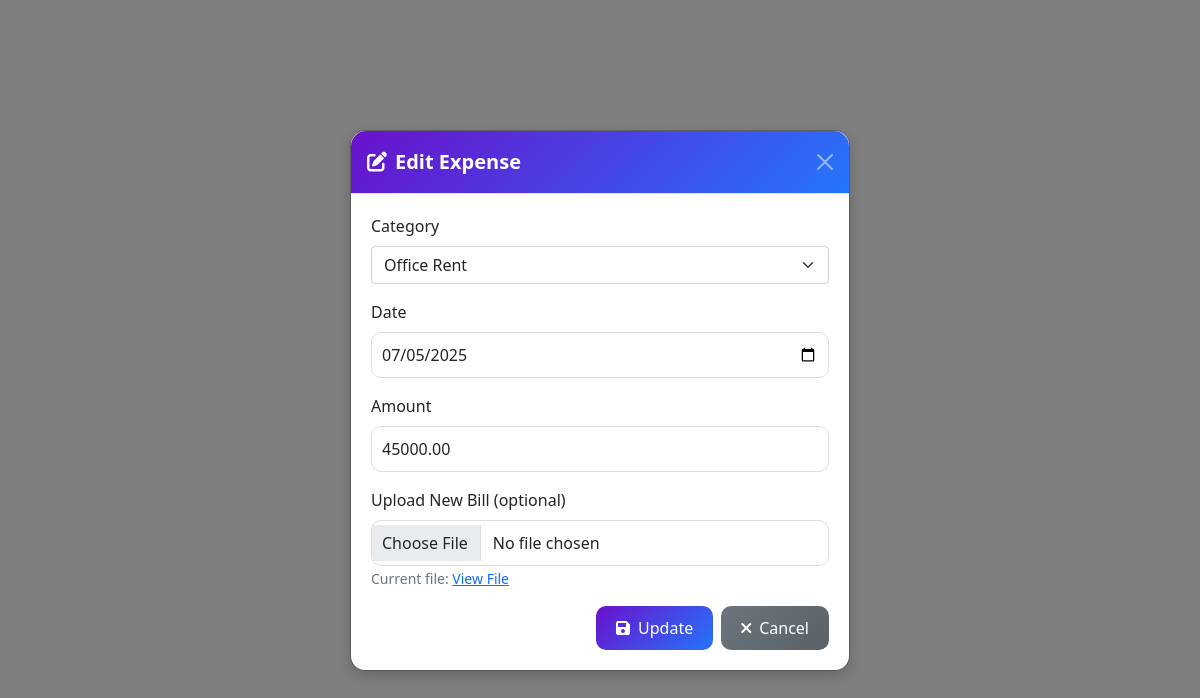
Page /admin/Expense/expense_actions.php?edit_id=1 (signed in) on the committed database.
### tables this page shows
CREATE TABLE `expenses` (
  `id` int(11) NOT NULL AUTO_INCREMENT,
  `category` varchar(255) NOT NULL,
  `date` date NOT NULL,
  `amount` decimal(15,2) NOT NULL,
  `bill_file` varchar(255) DEFAULT NULL,
  `remarks` varchar(255) DEFAULT NULL,
  `journal_entry_id` int(11) DEFAULT NULL,
  `created_at` timestamp NOT NULL DEFAULT current_timestamp(),
  PRIMARY KEY (`id`),
  KEY `idx_expenses_date` (`date`),
  KEY `idx_expenses_category` (`category`),
  KEY `idx_expenses_journal` (`journal_entry_id`)
);

### admin/Expense/expense_actions.php (the view, shortened to what this page needs)
<?php
include('../config/dbcon.php');
if (isset($_GET['edit_id'])) {
    $expense_id = mysqli_real_escape_string($conn, $_GET['edit_id']);
    $query = "SELECT * FROM expenses WHERE id=$expense_id";
    $result = mysqli_query($conn, $query);
    $expense = mysqli_fetch_assoc($result);
}
?>
<!DOCTYPE html>
<html lang="en">
<head>
    <link href="https://cdn.jsdelivr.net/npm/bootstrap@5.1.3/dist/css/bootstrap.min.css" rel="stylesheet">
    <link href="https://cdnjs.cloudflare.com/ajax/libs/font-awesome/6.0.0-beta3/css/all.min.css" rel="stylesheet">
</head>
<body>
<div class="modal fade" id="editExpenseModal" tabindex="-1" aria-labelledby="editExpenseModalLabel" aria-hidden="true">
    <div class="modal-dialog modal-dialog-centered">
        <div class="modal-content">
            <div class="modal-header">
                <h5 class="modal-title" id="editExpenseModalLabel"><i class="fas fa-edit me-2"></i>Edit Expense</h5>
                <button type="button" class="btn-close btn-close-white" data-bs-dismiss="modal" aria-label="Close"></button>
            </div>
            <div class="modal-body">
                <form action="expense_actions.php" method="POST" enctype="multipart/form-data">
                    <div class="mb-3">
                        <label for="category" class="form-label">Category</label>
                        <select class="form-select" name="category" required>
                        <option value="Office Rent" <?php echo ($expense['category'] == 'Office Rent') ? 'selected' : ''; ?>>Office Rent</option>
                        </select>
                    </div>
                    <div class="mb-3">
                        <label for="date" class="form-label">Date</label>
                        <input type="date" class="form-control" name="date" value="<?php echo htmlspecialchars($expense['date']); ?>" required>
                    </div>
                    <div class="mb-3">
                        <label for="amount" class="form-label">Amount</label>
                        <input type="number" class="form-control" name="amount" value="<?php echo htmlspecialchars($expense['amount']); ?>" required>
                    </div>
                    <div class="mb-3">
                        <label for="bill_file" class="form-label">Upload New Bill (optional)</label>
                        <input type="file" class="form-control" name="bill_file" accept="image/*,application/pdf">
                        <small class="form-text text-muted">
                            Current file: <a href="uploads/<?php echo $expense['bill_file']; ?>" target="_blank">View File</a>
                        </small>
                    </div>
                    <div class="d-flex justify-content-end gap-2">
                        <button type="submit" class="btn btn-primary" name="update_expense"><i class="fas fa-save me-2"></i>Update</button>
                        <button type="button" class="btn btn-secondary" id="cancelButton"><i class="fas fa-times me-2"></i>Cancel</button>
                    </div>
                </form>
            </div>
        </div>
    </div>
</div>
</body>
</html>

### admin/Expense/expense_actions.php (style rules this page uses)
.modal-content { border-radius: 15px; box-shadow: 0 5px 15px rgba(0, 0, 0, 0.2); }
.modal-header { background: linear-gradient(135deg, #6a11cb, #2575fc); color: white; border-radius: 15px 15px 0 0; }
.modal-header h5 { font-weight: 600; }
.modal-body { padding: 20px; }
.form-control { border-radius: 10px; border: 1px solid #ddd; padding: 10px; }
.btn-primary { background: linear-gradient(135deg, #6a11cb, #2575fc); border: none; border-radius: 10px; padding: 10px 20px; }
.btn-secondary { background: linear-gradient(135deg, #6c757d, #5a6268); border: none; border-radius: 10px; padding: 10px 20px; }

### rows in the picture
expenses: category "Office Rent", date "07/05/2025", amount "45000.00"
